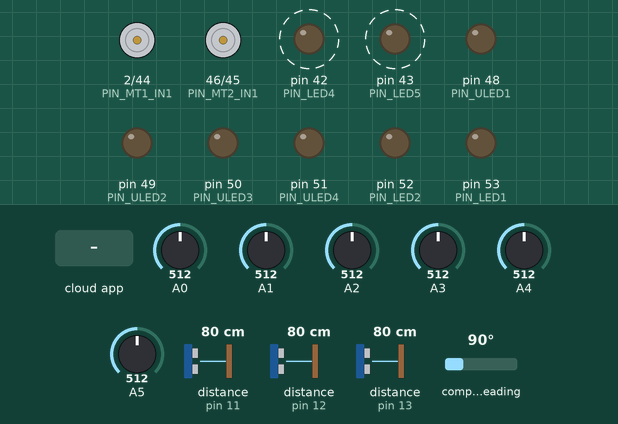
Recording of a sketch running on a simulated Arduino Mega 2560, built with avr-gcc and run on an emulated ATmega2560. Shown: motor-driver pin pairs drawn as motors (green arrow = first pin HIGH = forward, orange = second pin HIGH = backward, longer = more drive), output pins drawn as LEDs (lit = HIGH). Wiring (inferred from the names in the program): 3 × ultrasonic range finder: trigger pin 11, echo pin 11 / trigger pin 12, echo pin 12 / trigger pin 13, echo pin 13; CMPS compass at I2C address 0x60. Dashed ring = blinking. The inputs (shaded band) are chosen by the test bench; at power-on: A0 = 512, A1 = 512, A2 = 512, A3 = 512, A4 = 512, A5 = 512, distance to the obstacle (sensors on pin 11, pin 12, pin 13) 80 cm, compass heading 90°. The echo pulse lasts 58.3 µs per cm; the ROS host is connected and sends only what is stated.

Above: at 7.02 s.
7.3 s: the phone or cloud app sets linear.x to -100
At 8.67 s:
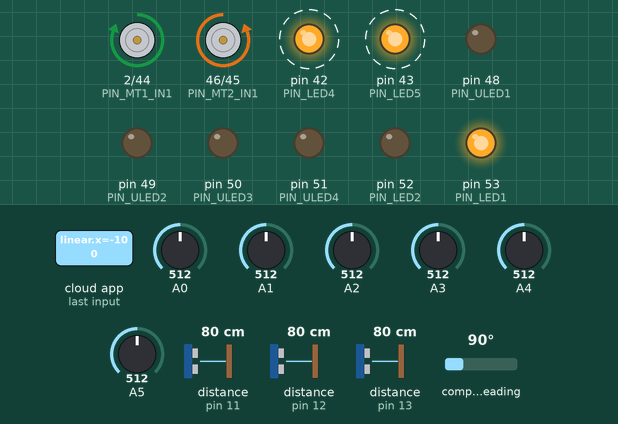
10.3 s: the phone or cloud app sets angular.z to -100
At 11.67 s:
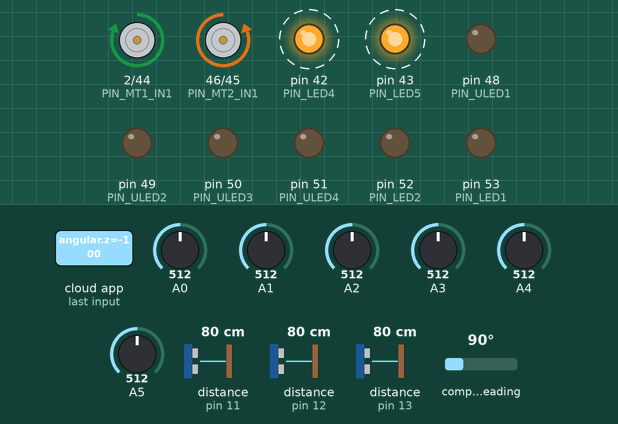
13.3 s: the phone or cloud app sets led to 0
At 14.85 s:
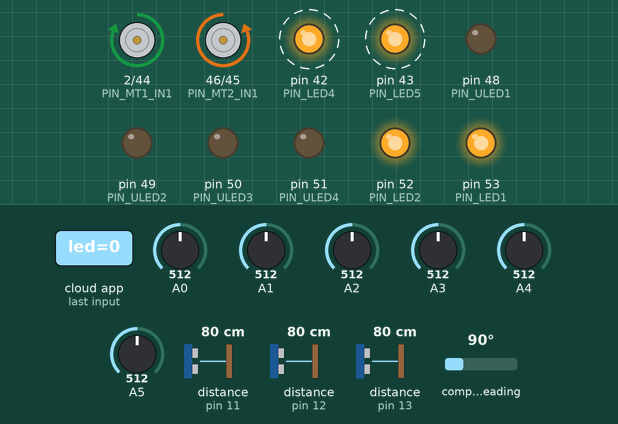
16.3 s: the phone or cloud app sets linear.x to 0
At 17.85 s:
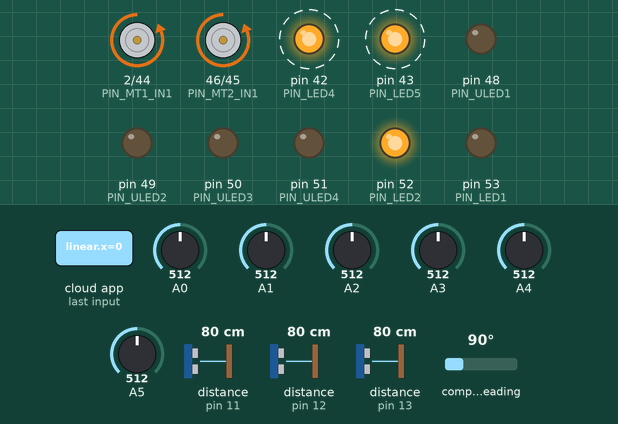
19.3 s: the phone or cloud app sets angular.z to 0
At 20.53 s:
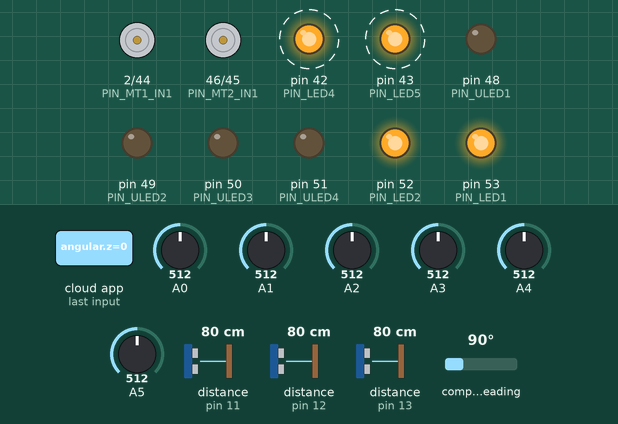
22.3 s: the phone or cloud app sets linear.x to -100
At 23.68 s:
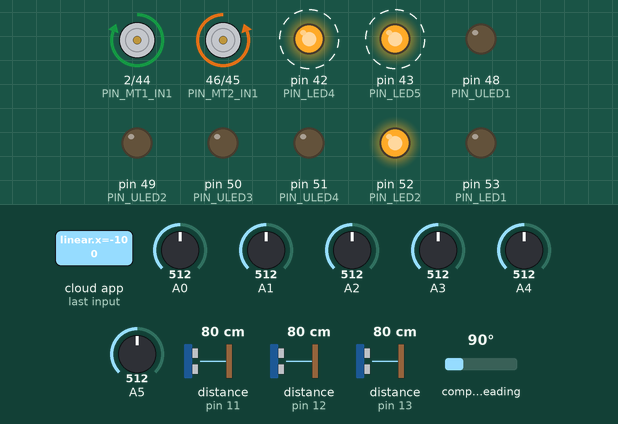
Timing chart, 0 to 26.3 s (numbered marks = the images above; inputs shaded):
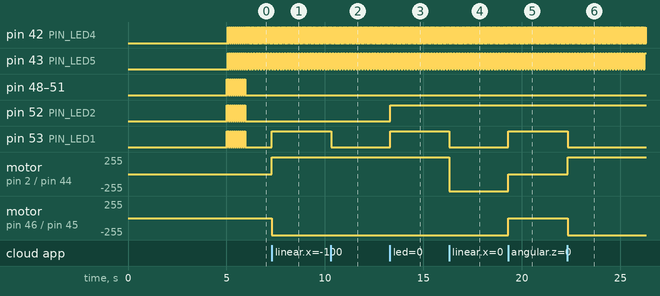

Measured:
- after the input at 7.3 s, pin 53 (PIN_LED1): LOW → HIGH at once; motor on pin 2 (PIN_MT1_IN1) / pin 44 (PIN_MT1_IN2): stopped → forward 255/255 at once; motor on pin 46 (PIN_MT2_IN1) / pin 45 (PIN_MT2_IN2): stopped → backward 255/255 at once
- after the input at 10.3 s, pin 53 (PIN_LED1): HIGH → LOW at once
- after the input at 13.3 s, pin 52 (PIN_LED2), pin 53 (PIN_LED1): LOW → HIGH at once
- after the input at 16.3 s, pin 53 (PIN_LED1): HIGH → LOW at once; motor on pin 2 (PIN_MT1_IN1) / pin 44 (PIN_MT1_IN2): forward 255/255 → backward 255/255 at once
- after the input at 19.3 s, pin 53 (PIN_LED1): LOW → HIGH at once; motor on pin 2 (PIN_MT1_IN1) / pin 44 (PIN_MT1_IN2), motor on pin 46 (PIN_MT2_IN1) / pin 45 (PIN_MT2_IN2): backward 255/255 → stopped at once
- after the input at 22.3 s, pin 53 (PIN_LED1): HIGH → LOW at once; motor on pin 2 (PIN_MT1_IN1) / pin 44 (PIN_MT1_IN2): stopped → forward 255/255 at once; motor on pin 46 (PIN_MT2_IN1) / pin 45 (PIN_MT2_IN2): stopped → backward 255/255 at once
- by itself, pin 42 (PIN_LED4): alternates HIGH for 0.02 s and LOW for 0.02 s
- by itself, pin 43 (PIN_LED5): alternates HIGH for 0.07 s and LOW for 0.07 s

The sketch:

csbot.ino
```cpp
//ROS Header files
#if ARDUINO >= 100
#include "Arduino.h"
#else
#include "WProgram.h"
#endif

#include <ros.h>
#include <ros/time.h>
#include <std_msgs/String.h>
#include <std_msgs/Empty.h>
#include <geometry_msgs/Twist.h>

#include <Wire.h>
#include <QTRSensors.h>
#include "simple_filters.h"
#include "pid_controller.h"

#define ADDRESS 0x60 //defines address of compass
#define NUM_SENSORS             6  // number of sensors used
#define NUM_SAMPLES_PER_SENSOR  4  // average 4 analog samples per sensor reading
#define EMITTER_PIN             QTR_NO_EMITTER_PIN  // emitter is controlled by digital pin 2

QTRSensorsAnalog qtra((unsigned char[]) {0, 1, 2, 3, 4, 5},
  NUM_SENSORS, NUM_SAMPLES_PER_SENSOR, EMITTER_PIN);

//Const variables
const uint16_t  SENSOR_BUFFER_SIZE = 3;
const uint16_t  CMP_Timeout = 30;
const unsigned long US_Timeout = 20000;

//CS_Scale
const uint16_t CS_SCALE_B = 1;
const uint16_t CS_SCALE_G = 1;
const uint16_t CS_SCALE_R = 1;

const uint16_t MOTOR_SAMPLES = 5;
const uint16_t MOTOR_MAX_VEL = 70;
const uint16_t MOTOR_MIN_VEL = 30;
const uint16_t MOTOR_VEL_STEP = 5;

const uint16_t US_MAX_DISTANCE = 180; //Max ultrasonic detection distance
const uint16_t LOOP_RATE = 10; //in x ms/loop
const float BATTERY_LIMIT = 115; //Battery warning boundary

/*PIN Definition*/

//LED Pin for system
volatile const char PIN_LED1  = 53;
volatile const char PIN_LED2  = 52;
volatile const char PIN_LED4  = 42;
volatile const char PIN_LED5  = 43;

//LED Pin for user
const char PIN_ULED1  = 48;
const char PIN_ULED2  = 49;
const char PIN_ULED3  = 50;
const char PIN_ULED4  = 51;

//BTN Pin
const char PIN_BTN1  = 22;
const char PIN_BTN2  = 23;
const char PIN_BTN3  = 24;

// Motor Pin
const int PIN_MT1_IN1 = 2;
const int PIN_MT1_IN2 = 44;
const int PIN_MT2_IN1 = 46;
const int PIN_MT2_IN2 = 45;

// Ultrasonic Pin
const int PIN_US1 = 12;
const int PIN_US2 = 13;
const int PIN_US3 = 11;

//ros
ros::NodeHandle nh_;
//-------------------- ROS Callback function --------------------- //
void velCb( const geometry_msgs::Twist& msg){
  digitalWrite(PIN_LED1, digitalRead(PIN_LED1)^1);
  float vx  = msg.linear.x;
  float vy  = msg.linear.y;
  float vth = msg.angular.z;
  MoveBase(vx,vy,vth);
}

void ledCb( const std_msgs::Empty& msg){
  digitalWrite(PIN_LED1, digitalRead(PIN_LED1)^1);
  digitalWrite(PIN_LED2, digitalRead(PIN_LED2)^1);
}

std_msgs::String msg_;
ros::Publisher pub_( "csbot_info", &msg_);
ros::Subscriber<geometry_msgs::Twist> sub_vel_("cmd_vel", velCb );
ros::Subscriber<std_msgs::Empty> sub_led_("led", ledCb );

//Low battery flag
bool low_battery_flag_ = false;
/*End of PIN Definition*/

int16_t speed1 = 0, speed2 = 0, speed3 = 0, speed4 = 0;
int16_t speed1Pre = 0, speed2Pre = 0;

//LED Counter
uint8_t LED_1_Count = 0;
uint8_t LED_2_Count = 0;
uint8_t LED_4_Count = 0;
uint8_t LED_5_Count = 0;
uint8_t ULED_1_Count = 0;
uint8_t ULED_2_Count = 0;
uint8_t ULED_3_Count = 0;
uint8_t ULED_4_Count = 0;

//Sensor reading
SimpleMedianFilter<uint16_t, SENSOR_BUFFER_SIZE> adc_filter_0_;
SimpleMedianFilter<uint16_t, SENSOR_BUFFER_SIZE> adc_filter_1_;
SimpleMedianFilter<uint16_t, SENSOR_BUFFER_SIZE> adc_filter_2_;
SimpleMedianFilter<uint16_t, SENSOR_BUFFER_SIZE> adc_filter_3_;
SimpleMedianFilter<uint16_t, SENSOR_BUFFER_SIZE> adc_filter_4_;
SimpleMedianFilter<uint16_t, SENSOR_BUFFER_SIZE> adc_filter_5_;

SimpleMedianFilter<uint16_t, SENSOR_BUFFER_SIZE> us_filter_0_;
SimpleMedianFilter<uint16_t, SENSOR_BUFFER_SIZE> us_filter_1_;
SimpleMedianFilter<uint16_t, SENSOR_BUFFER_SIZE> us_filter_2_;

SimpleMedianFilter<uint16_t, SENSOR_BUFFER_SIZE> cmp_filter_;

uint16_t dist_value_[3] = {0};
uint16_t ir_value_[6] = {0};
uint16_t cs_value_[6] = {0};
uint8_t battery_value_ = 0;
uint8_t robot_id_value_ = 2;
int16_t compass_value_ = 0;
int16_t compass_init_value_ = 0;
bool compass_first_time_ = true;

//PushBtn Value
int PushBtnVal1 = 0;
int PushBtnVal2 = 0;
int PushBtnVal3 = 0;
int LastButtonState1 = LOW;
int LastButtonState2 = LOW;
int LastButtonState3 = LOW;
int ButtonPushCounter1 = 0;   // counter for the number of button presses
int ButtonPushCounter2 = 0;   // counter for the number of button presses
int ButtonPushCounter3 = 0;   // counter for the number of button presses

//Battery Reading

boolean IsBatteryLow = 0;

// ------------------- Sensor data processing -------------------- //
float MapFloat(float x, float in_min, float in_max,
               float out_min, float out_max){
  return (x-in_min)*(out_max-out_min)/(in_max-in_min)+out_min;
}

void UltrasonicFilter(uint16_t past, uint16_t& current, uint16_t tolerance = 20){
  uint16_t diff = abs(past - current);
  if( (diff > tolerance) ) current = past;
}

uint16_t GetOneUltrasonic(uint16_t pinDef, uint16_t max_cm_distance = US_MAX_DISTANCE){
  uint16_t maxEchoTime = max_cm_distance * 58 + (58/2);
  pinMode(pinDef, OUTPUT);
  digitalWrite(pinDef, LOW);
  delayMicroseconds(2);
  digitalWrite(pinDef, HIGH);
  delayMicroseconds(5);
  digitalWrite(pinDef, LOW);
  pinMode(pinDef, INPUT);
  uint16_t reading = (uint16_t)pulseIn(pinDef, HIGH, maxEchoTime)/58;
  return reading;
}

void GetAllUltrasonics(){
  if(SENSOR_BUFFER_SIZE <=0 ) return;
  uint16_t raw_reading = US_MAX_DISTANCE;

  //US_LEFT
  raw_reading = GetOneUltrasonic(PIN_US1);
  if(raw_reading != 0) us_filter_0_.push(raw_reading);
  dist_value_[0] = (uint16_t)min(us_filter_0_.pop(),US_MAX_DISTANCE);
  raw_reading = US_MAX_DISTANCE;

  //US_FRONT
  raw_reading = GetOneUltrasonic(PIN_US2);
  if(raw_reading != 0) us_filter_1_.push(raw_reading);
  dist_value_[1] = (uint16_t)min(us_filter_1_.pop(),US_MAX_DISTANCE);
  raw_reading = US_MAX_DISTANCE;

  //US_RIGHT
  raw_reading = GetOneUltrasonic(PIN_US3);
  if(raw_reading != 0) us_filter_2_.push(raw_reading);
  dist_value_[2] = (uint16_t)min(us_filter_2_.pop(),US_MAX_DISTANCE);
  raw_reading = US_MAX_DISTANCE;
}

void GetCompass(){
  //interrupts();
  byte highByte;
  byte lowByte;
  long lastTimeCheck;
  Wire.beginTransmission(ADDRESS);   //starts communication with cmps03
  Wire.write(2);                     //Sends the register we wish to read
  Wire.endTransmission();
  //delay(1);
  Wire.requestFrom(ADDRESS, 2);     //requests high byte
  lastTimeCheck = millis();
  //while there is a byte to receive
  while(Wire.available() < 2){
    if(millis() - lastTimeCheck > CMP_Timeout){
      compass_value_ = 0;
      return;
    }
  }
  highByte = Wire.read();           //reads the byte as an integer
  lowByte  = Wire.read();
  compass_value_ = ((highByte<<8)+lowByte)/10;
  if(!compass_first_time_){
    compass_value_ -= compass_init_value_;
    if(compass_value_<0) compass_value_ += 360;
    cmp_filter_.push((uint16_t)compass_value_);
    compass_value_ = cmp_filter_.pop();
  }
  else{
    compass_first_time_ = false;
    compass_init_value_ = compass_value_;
  }
  //noInterrupts();
}

void GetIRSensor(){
  // read raw sensor values
  uint16_t ir_position = qtra.readLine(ir_value_);
  adc_filter_0_.push((uint16_t)map(ir_value_[0],1023,1,0,255));
  adc_filter_1_.push((uint16_t)map(ir_value_[1],1023,1,0,255));
  adc_filter_2_.push((uint16_t)map(ir_value_[2],1023,1,0,255));
  adc_filter_3_.push((uint16_t)map(ir_value_[3],1023,1,0,255));
  adc_filter_4_.push((uint16_t)map(ir_value_[4],1023,1,0,255));
  adc_filter_5_.push((uint16_t)map(ir_value_[5],1023,1,0,255));

  ir_value_[0] = adc_filter_0_.pop();
  ir_value_[1] = adc_filter_1_.pop();
  ir_value_[2] = adc_filter_2_.pop();
  ir_value_[3] = adc_filter_3_.pop();
  ir_value_[4] = adc_filter_4_.pop();
  ir_value_[5] = adc_filter_5_.pop();
}

void GetColorSensor(){
  /*
  for(uint16_t i = 0; i < SENSOR_BUFFER_SIZE; ++i){
    cs_reading_buffer_[i] = analogRead(A3) *CS_SCALE_R;
  }
  cs_value_[0] = SimpleMedianFilter(cs_reading_buffer_,SENSOR_BUFFER_SIZE);

  for(uint16_t i = 0; i < SENSOR_BUFFER_SIZE; ++i){
    cs_reading_buffer_[i] = analogRead(A4) *CS_SCALE_R;
  }
  cs_value_[1] = SimpleMedianFilter(cs_reading_buffer_,SENSOR_BUFFER_SIZE);

  for(uint16_t i = 0; i < SENSOR_BUFFER_SIZE; ++i){
    cs_reading_buffer_[i] = analogRead(A5) *CS_SCALE_R;
  }
  cs_value_[2] = SimpleMedianFilter(cs_reading_buffer_,SENSOR_BUFFER_SIZE);

  for(uint16_t i = 0; i < SENSOR_BUFFER_SIZE; ++i){
    cs_reading_buffer_[i] = analogRead(A0) *CS_SCALE_R;
  }
  cs_value_[3] = SimpleMedianFilter(cs_reading_buffer_,SENSOR_BUFFER_SIZE);

  for(uint16_t i = 0; i < SENSOR_BUFFER_SIZE; ++i){
    cs_reading_buffer_[i] = analogRead(A1) *CS_SCALE_R;
  }
  cs_value_[4] = SimpleMedianFilter(cs_reading_buffer_,SENSOR_BUFFER_SIZE);

  for(uint16_t i = 0; i < SENSOR_BUFFER_SIZE; ++i){
    cs_reading_buffer_[i] = analogRead(A2) *CS_SCALE_R;
  }
  cs_value_[5] = SimpleMedianFilter(cs_reading_buffer_,SENSOR_BUFFER_SIZE);

  for(uint16_t i = 0; i<6; ++i ){
    if(cs_value_[i] >= 300) cs_value_[i] = 300;
    if(cs_value_[i] < 0) cs_value_[i] = 0;
    cs_value_[i] = (uint16_t)map(cs_value_[i],0,300,0,254);
  }
  */
}

/*
 Read battery voltage
 */
bool GetVoltage(){
  if(low_battery_flag_) return false;
  float bat = analogRead(A6) * (2.50/1024.0);
  bat = bat * 2.47/0.47 *10;
  bat = round(bat);
  battery_value_ = (uint8_t)bat;

  if(bat <= BATTERY_LIMIT && bat >= (BATTERY_LIMIT-50) && !low_battery_flag_){
    low_battery_flag_ = true;
    return false; //Low battery
  }
  else return true;
}

void UpdateSensors(){
  //IR Sensor
  GetIRSensor();

  //Color Sensor
  //GetColorSensor();

  //Ultrasonic Sensor
  GetAllUltrasonics();

  //Compass
  GetCompass();
}

void SetSpeedPWM(int speed1, int speed2){
  if( speed1 < 0 ){
    digitalWrite(PIN_MT1_IN2, LOW);
    analogWrite(PIN_MT1_IN1, abs(speed1));  //Set motor direction, 1 low, 2 high
  }
  else if( speed1 > 0 ){
    digitalWrite(PIN_MT1_IN1, LOW);
    analogWrite(PIN_MT1_IN2, abs(speed1));  //Set motor direction, 1 low, 2 high
  }
  else if( speed1 == 0 ){
    digitalWrite(PIN_MT1_IN1, LOW);
    digitalWrite(PIN_MT1_IN2, LOW);	 //Set motor direction, 1 low, 2 high
  }

  if( speed2 > 0 ){
    digitalWrite(PIN_MT2_IN2, LOW);
    //analogWrite(PIN_MT2_IN1, 80);
    analogWrite(PIN_MT2_IN1, abs(speed2));  //Set motor direction, 1 low, 2 high
  }
  else if( speed2 < 0 ){
    digitalWrite(PIN_MT2_IN1, LOW);
    analogWrite(PIN_MT2_IN2, abs(speed2));  //Set motor direction, 1 low, 2 high
  }
  else if( speed2 == 0 ){
    digitalWrite(PIN_MT2_IN1, LOW);    //Set motor direction, 1 low, 2 high
    digitalWrite(PIN_MT2_IN2, LOW);
  }
}

void MoveBase(float vx, float vy, float vth){
  float pwm_left = 0;
  float pwm_right = 0;
  pwm_left +=  MapFloat(vx,-0.5,0.5,-255.0,255.0);
  pwm_right += MapFloat(vx,-0.5,0.5,-255.0,255.0);
  pwm_left -=  MapFloat(vth,-1.0,1.0,-255,255);
  pwm_right += MapFloat(vth,-1.0,1.0,-255,255);

  int16_t pwm_left_value = (int16_t)pwm_left;
  int16_t pwm_right_value = (int16_t)pwm_right;
  pwm_left_value = max(pwm_left_value, -255 );
  pwm_left_value = min(pwm_left_value, 255 );
  pwm_right_value = max(pwm_right_value, -255 );
  pwm_right_value = min(pwm_right_value, 255 );
  //Serial.println(pwm_left_value);
  //Serial.println(pwm_right_value);
  //Serial.println("--------");
  SetSpeedPWM(pwm_left_value, pwm_right_value);
}

// ----------------------- LED -------------------------- //

/*
 Turn on LED
 Param: ledID(1,2,-1(all led))
 */
void TurnOnLED(int ledID)
{
  switch(ledID){
  case 1:
    digitalWrite(PIN_LED1,HIGH);
    break;

  case 2:
    digitalWrite(PIN_LED2,HIGH);
    break;

  case 4:
    digitalWrite(PIN_LED4,LOW);
    break;

  case 5:
    digitalWrite(PIN_LED5,LOW);
    break;

  case 6:
    digitalWrite(PIN_ULED1,HIGH);
    break;

  case 7:
    digitalWrite(PIN_ULED2,HIGH);
    break;

  case 8:
    digitalWrite(PIN_ULED3,HIGH);
    break;

  case 9:
    digitalWrite(PIN_ULED4,HIGH);
    break;

  case -1:
    digitalWrite(PIN_LED1,HIGH);
    digitalWrite(PIN_LED2,HIGH);
    digitalWrite(PIN_LED4,LOW);
    digitalWrite(PIN_LED5,LOW);
    digitalWrite(PIN_ULED1,HIGH);
    digitalWrite(PIN_ULED2,HIGH);
    digitalWrite(PIN_ULED3,HIGH);
    digitalWrite(PIN_ULED4,HIGH);
    break;

  default:
    break;
  }
}


/*

 Turn off LED

 Param: ledID(1,2,-1(all led))

 */
void TurnOffLED(int ledID){
  switch(ledID){
  case 1:
    digitalWrite(PIN_LED1,LOW);
    break;

  case 2:
    digitalWrite(PIN_LED2,LOW);
    break;

  case 4:
    digitalWrite(PIN_LED4,HIGH);
    break;

  case 5:
    digitalWrite(PIN_LED5,HIGH);
    break;

  case 6:
    digitalWrite(PIN_ULED1,LOW);
    break;

  case 7:
    digitalWrite(PIN_ULED2,LOW);
    break;

  case 8:
    digitalWrite(PIN_ULED3,LOW);
    break;

  case 9:
    digitalWrite(PIN_ULED4,LOW);
    break;

  case -1:
    digitalWrite(PIN_LED1,LOW);
    digitalWrite(PIN_LED2,LOW);
    digitalWrite(PIN_LED4,HIGH);

    digitalWrite(PIN_LED5,HIGH);

    digitalWrite(PIN_ULED1,LOW);

    digitalWrite(PIN_ULED2,LOW);

    digitalWrite(PIN_ULED3,LOW);

    digitalWrite(PIN_ULED4,LOW);

    break;

  default:

    break;

  }

}


/*

 Toggle LED

 Param: ledID(1,2,-1(Toggle all led))

 */
void ToggleLED(int ledID, int feq = 2)
{
  switch(ledID)
  {
  case 1:
    if(LED_1_Count%feq  == 0)
      TurnOnLED(ledID);
    else
      TurnOffLED(ledID);
    LED_1_Count++;
    break;

  case 2:
    if(LED_2_Count%feq == 0)
      TurnOnLED(ledID);
    else
      TurnOffLED(ledID);
    LED_2_Count++;
    break;

  case 4:
    if(LED_4_Count%feq == 0)
      TurnOnLED(ledID);
    else
      TurnOffLED(ledID);
    LED_4_Count++;
    break;

  case 5:
    if(LED_5_Count%feq  == 0)
      TurnOnLED(ledID);
    else
      TurnOffLED(ledID);
    LED_5_Count++;
    break;

  case 6:
    if(ULED_1_Count%feq  == 0)

      TurnOnLED(ledID);

    else

        TurnOffLED(ledID);

    ULED_1_Count++;

    break;

  case 7:

    if(ULED_2_Count%feq  == 0)

      TurnOnLED(ledID);

    else

        TurnOffLED(ledID);

    ULED_2_Count++;

    break;

  case 8:
    if(ULED_3_Count%feq  == 0)
      TurnOnLED(ledID);
    else
      TurnOffLED(ledID);
    ULED_3_Count++;
    break;

  case 9:
    if(ULED_4_Count%feq  == 0)
      TurnOnLED(ledID);
    else
      TurnOffLED(ledID);
    ULED_4_Count++;
    break;

  case -1:
    if(LED_1_Count%feq  == 0)
      TurnOnLED(-1);
    else
      TurnOffLED(-1);
    LED_1_Count++;
    break;

  default:
    break;

  }
}


/*

 Blink LED

 Param: ledID(1,2,-1(Blink all led))

 time: the time of blink

 */

void BlinkLED(int ledID,int times)

{

  for(int i = 0; i < times; i++)

  {

    TurnOnLED(ledID);

    delay(50);

    TurnOffLED(ledID);

    delay(50);

  }

  TurnOffLED(ledID);
}

void GeneratePack(int val, char& pos_l, char& pos_h){
  if(val<0) val =0;
  if(val>=4096) val = 4095;
  pos_l = (char)(val%64 + '0');
  pos_h = (char)(val/64 + '0');
}

void PublishSensors(){
  //line sensors
  char msg[40] = {0};
  int16_t checksum = 0;
  uint8_t pack_start = 0;
  for(uint8_t i = 0, j = 0; i < 6; ++i){
    GeneratePack(ir_value_[i],msg[j+pack_start], msg[j+1+pack_start]);
    checksum += ir_value_[i];
    j+=2;
  }
  pack_start = 12;
  for(uint8_t i = 0, j = 0; i < 6; ++i){
    GeneratePack(cs_value_[i],msg[j+pack_start], msg[j+1+pack_start]);
    checksum += cs_value_[i];
    j+=2;
  }

  GeneratePack(dist_value_[0],msg[24], msg[25]);
  checksum += dist_value_[0];
  GeneratePack(dist_value_[1],msg[26], msg[27]);
  checksum += dist_value_[1];
  GeneratePack(dist_value_[2],msg[28], msg[29]);
  checksum += dist_value_[2];

  GeneratePack(0,msg[30], msg[31]);
  checksum += 0;
  GeneratePack(0,msg[32], msg[33]);
  checksum += 0;
  GeneratePack(compass_value_,msg[34], msg[35]);
  checksum += compass_value_;
  GeneratePack(battery_value_,msg[36], msg[37]);
  checksum += battery_value_;
  //Serial.println(checksum);
  checksum = 255-(checksum%256);
  //Serial.println(checksum);
  msg[38] = (char)checksum;

  //Serial.println(msg);
  msg_.data = msg;
  //Serial.println(battery_value_);
  pub_.publish(&msg_);
}

/* Timer */
void Time3Init(uint16_t freq){
  //Disable all interrupts
  noInterrupts();
  TCCR3A = 0;
  TCCR3B = 0;
  TCNT3 = 0;
  //Set up compare match register 16MHz/256/2Hz
  OCR3A = 16000000/256/freq;
  //Set up CTC mode
  TCCR3B |= (1<<WGM32);
  //Set up 256 prescaler
  TCCR3B |= (1<<CS32);
  //Enable timer compare interrupt
  TIMSK3 |= (1<<OCIE3A);
  //Enable all interrupts
  interrupts();
}

void Time4Init(uint16_t freq){
  //Disable all interrupts
  noInterrupts();
  TCCR4A = 0;
  TCCR4B = 0;
  TCNT4 = 0;
  //Set up compare match register 16MHz/256/2Hz
  OCR4A = 16000000/256/freq;
  //Set up CTC mode
  TCCR4B |= (1<<WGM42);
  //Set up 256 prescaler
  TCCR4B |= (1<<CS42);
  //Enable timer compare interrupt
  TIMSK4 |= (1<<OCIE4A);
  //Enable all interrupts
  interrupts();
}

void Time5Init(uint16_t freq){
  //Disable all interrupts
  noInterrupts();
  TCCR5A = 0;
  TCCR5B = 0;
  TCNT5 = 0;
  //Set up compare match register 16MHz/256/2Hz
  OCR5A = 16000000/256/freq;
  //Set up CTC mode
  TCCR5B |= (1<<WGM52);
  //Set up 256 prescaler
  TCCR5B |= (1<<CS52);
  //Enable timer compare interrupt
  TIMSK5 |= (1<<OCIE5A);
  //Enable all interrupts
  interrupts();
}

ISR(TIMER3_COMPA_vect){
  digitalWrite(PIN_LED4, digitalRead(PIN_LED4)^1);
}

ISR(TIMER4_COMPA_vect){
  digitalWrite(PIN_LED4, digitalRead(PIN_LED4)^1);
  nh_.spinOnce();

}

ISR(TIMER5_COMPA_vect){
  digitalWrite(PIN_LED4, digitalRead(PIN_LED4)^1);
}

void setup(){
  //Serial.begin(57600);
  //Motor Pin configuration
  pinMode(PIN_MT1_IN1, OUTPUT);
  pinMode(PIN_MT1_IN2, OUTPUT);
  pinMode(PIN_MT2_IN1, OUTPUT);
  pinMode(PIN_MT2_IN2, OUTPUT);

  //Compass
  Wire.begin(); //conects I2C

  analogReference(EXTERNAL);
  //analogReference(INTERNAL2V56);

  //PushBtn
  pinMode(PIN_BTN1, INPUT);
  pinMode(PIN_BTN2, INPUT);
  pinMode(PIN_BTN3, INPUT);

  //LED for system
  pinMode(PIN_LED1, OUTPUT);
  pinMode(PIN_LED2, OUTPUT);
  pinMode(PIN_LED4, OUTPUT);
  pinMode(PIN_LED5, OUTPUT);

  //LED for user
  pinMode(PIN_ULED1, OUTPUT);
  pinMode(PIN_ULED2, OUTPUT);
  pinMode(PIN_ULED3, OUTPUT);
  pinMode(PIN_ULED4, OUTPUT);

  MoveBase(0,0,0);
  us_filter_0_.initalize(US_MAX_DISTANCE);
  us_filter_1_.initalize(US_MAX_DISTANCE);
  us_filter_2_.initalize(US_MAX_DISTANCE);

  adc_filter_0_.initalize(0);
  adc_filter_1_.initalize(0);
  adc_filter_2_.initalize(0);
  adc_filter_3_.initalize(0);
  adc_filter_4_.initalize(0);
  adc_filter_5_.initalize(0);

  cmp_filter_.initalize(0);

  // make the calibration take about 10 seconds
  for (int i = 0; i < 200; i++){
    // reads all sensors 10 times at 2.5 ms per six sensors (i.e. ~25 ms per call)
    qtra.calibrate();
  }
  BlinkLED(-1,10);
  TurnOffLED(-1);

  //ros initize
  nh_.initNode();
  nh_.advertise(pub_);
  nh_.subscribe(sub_vel_);
  nh_.subscribe(sub_led_);

  //Time3Init(50);
  Time4Init(50);
  //Time5Init(1);
}

void test(){
  MoveBase(0.1,0,0);
  delay(5000);
  MoveBase(-0.1,0,0);
  delay(5000);
  MoveBase(0.0,0,0.1);
  delay(5000);
  MoveBase(0.0,0,-0.1);
  delay(5000);
  MoveBase(0.0,0,0.0);
  delay(5000);
}

void loop(){
  digitalWrite(PIN_LED5, digitalRead(PIN_LED5)^1);
  UpdateSensors();
  PublishSensors();
  delay(50);
}
```

Source omitted: pid_controller.h (7058 bytes), simple_filters.h (1980 bytes)
